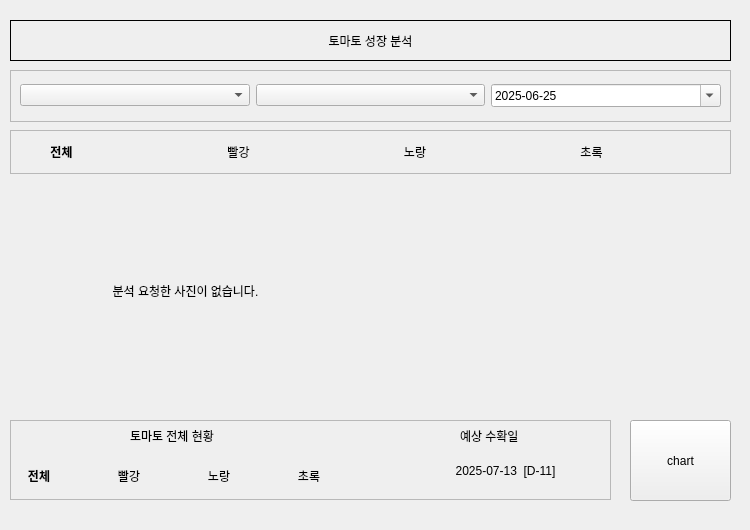
<?xml version="1.0" encoding="UTF-8"?>
<ui version="4.0">
 <class>tomato_history</class>
 <widget class="QWidget" name="tomato_history">
  <property name="geometry">
   <rect>
    <x>0</x>
    <y>0</y>
    <width>750</width>
    <height>530</height>
   </rect>
  </property>
  <property name="windowTitle">
   <string>tomato_history</string>
  </property>
  <widget class="QLabel" name="label_img_after">
   <property name="geometry">
    <rect>
     <x>380</x>
     <y>190</y>
     <width>351</width>
     <height>201</height>
    </rect>
   </property>
   <property name="text">
    <string/>
   </property>
   <property name="alignment">
    <set>Qt::AlignmentFlag::AlignCenter</set>
   </property>
  </widget>
  <widget class="QLabel" name="label_title">
   <property name="geometry">
    <rect>
     <x>10</x>
     <y>20</y>
     <width>721</width>
     <height>41</height>
    </rect>
   </property>
   <property name="frameShape">
    <enum>QFrame::Shape::Box</enum>
   </property>
   <property name="text">
    <string>토마토 성장 분석</string>
   </property>
   <property name="alignment">
    <set>Qt::AlignmentFlag::AlignCenter</set>
   </property>
  </widget>
  <widget class="QFrame" name="frame">
   <property name="geometry">
    <rect>
     <x>10</x>
     <y>420</y>
     <width>601</width>
     <height>80</height>
    </rect>
   </property>
   <property name="frameShape">
    <enum>QFrame::Shape::StyledPanel</enum>
   </property>
   <property name="frameShadow">
    <enum>QFrame::Shadow::Raised</enum>
   </property>
   <widget class="QLabel" name="label_8">
    <property name="geometry">
     <rect>
      <x>120</x>
      <y>0</y>
      <width>111</width>
      <height>31</height>
     </rect>
    </property>
    <property name="text">
     <string>토마토 전체 현황</string>
    </property>
   </widget>
   <widget class="QLabel" name="label_9">
    <property name="geometry">
     <rect>
      <x>450</x>
      <y>0</y>
      <width>81</width>
      <height>31</height>
     </rect>
    </property>
    <property name="text">
     <string>예상 수확일</string>
    </property>
   </widget>
   <widget class="QLabel" name="label_harv_date">
    <property name="geometry">
     <rect>
      <x>430</x>
      <y>30</y>
      <width>131</width>
      <height>41</height>
     </rect>
    </property>
    <property name="text">
     <string>2025-07-13  [D-11]</string>
    </property>
    <property name="alignment">
     <set>Qt::AlignmentFlag::AlignCenter</set>
    </property>
   </widget>
   <widget class="QWidget" name="layoutWidget_8">
    <property name="geometry">
     <rect>
      <x>280</x>
      <y>40</y>
      <width>81</width>
      <height>31</height>
     </rect>
    </property>
    <layout class="QHBoxLayout" name="horizontalLayout_8">
     <item>
      <widget class="QLabel" name="label_13">
       <property name="text">
        <string>초록</string>
       </property>
       <property name="alignment">
        <set>Qt::AlignmentFlag::AlignCenter</set>
       </property>
      </widget>
     </item>
     <item>
      <widget class="QLabel" name="label_total_green_cnt">
       <property name="text">
        <string/>
       </property>
      </widget>
     </item>
    </layout>
   </widget>
   <widget class="QWidget" name="layoutWidget_5">
    <property name="geometry">
     <rect>
      <x>190</x>
      <y>40</y>
      <width>81</width>
      <height>31</height>
     </rect>
    </property>
    <layout class="QHBoxLayout" name="horizontalLayout_5">
     <item>
      <widget class="QLabel" name="label_10">
       <property name="text">
        <string>노랑</string>
       </property>
       <property name="alignment">
        <set>Qt::AlignmentFlag::AlignCenter</set>
       </property>
      </widget>
     </item>
     <item>
      <widget class="QLabel" name="label_total_yellow_cnt">
       <property name="text">
        <string/>
       </property>
      </widget>
     </item>
    </layout>
   </widget>
   <widget class="QWidget" name="layoutWidget_6">
    <property name="geometry">
     <rect>
      <x>100</x>
      <y>40</y>
      <width>81</width>
      <height>31</height>
     </rect>
    </property>
    <layout class="QHBoxLayout" name="horizontalLayout_6">
     <item>
      <widget class="QLabel" name="label_11">
       <property name="text">
        <string>빨강</string>
       </property>
       <property name="alignment">
        <set>Qt::AlignmentFlag::AlignCenter</set>
       </property>
      </widget>
     </item>
     <item>
      <widget class="QLabel" name="label_total_red_cnt">
       <property name="text">
        <string/>
       </property>
      </widget>
     </item>
    </layout>
   </widget>
   <widget class="QWidget" name="layoutWidget_7">
    <property name="geometry">
     <rect>
      <x>10</x>
      <y>40</y>
      <width>81</width>
      <height>31</height>
     </rect>
    </property>
    <layout class="QHBoxLayout" name="horizontalLayout_7">
     <item>
      <widget class="QLabel" name="label_12">
       <property name="font">
        <font>
         <bold>true</bold>
        </font>
       </property>
       <property name="text">
        <string>전체</string>
       </property>
       <property name="alignment">
        <set>Qt::AlignmentFlag::AlignCenter</set>
       </property>
      </widget>
     </item>
     <item>
      <widget class="QLabel" name="label_farm_total_cnt">
       <property name="font">
        <font>
         <bold>true</bold>
        </font>
       </property>
       <property name="text">
        <string/>
       </property>
      </widget>
     </item>
    </layout>
   </widget>
  </widget>
  <widget class="QPushButton" name="Btn_go_chart">
   <property name="geometry">
    <rect>
     <x>630</x>
     <y>420</y>
     <width>101</width>
     <height>81</height>
    </rect>
   </property>
   <property name="text">
    <string>chart</string>
   </property>
  </widget>
  <widget class="QLabel" name="label_img_before">
   <property name="geometry">
    <rect>
     <x>10</x>
     <y>190</y>
     <width>351</width>
     <height>201</height>
    </rect>
   </property>
   <property name="text">
    <string>분석 요청한 사진이 없습니다.</string>
   </property>
   <property name="alignment">
    <set>Qt::AlignmentFlag::AlignCenter</set>
   </property>
  </widget>
  <widget class="QFrame" name="frame_2">
   <property name="geometry">
    <rect>
     <x>10</x>
     <y>130</y>
     <width>721</width>
     <height>44</height>
    </rect>
   </property>
   <property name="frameShape">
    <enum>QFrame::Shape::StyledPanel</enum>
   </property>
   <property name="frameShadow">
    <enum>QFrame::Shadow::Raised</enum>
   </property>
   <layout class="QHBoxLayout" name="horizontalLayout_10">
    <item>
     <layout class="QHBoxLayout" name="horizontalLayout_4">
      <item>
       <widget class="QLabel" name="label_4">
        <property name="font">
         <font>
          <bold>true</bold>
         </font>
        </property>
        <property name="text">
         <string>전체</string>
        </property>
        <property name="alignment">
         <set>Qt::AlignmentFlag::AlignCenter</set>
        </property>
       </widget>
      </item>
      <item>
       <widget class="QLabel" name="label_total_cnt">
        <property name="font">
         <font>
          <bold>true</bold>
         </font>
        </property>
        <property name="text">
         <string/>
        </property>
       </widget>
      </item>
     </layout>
    </item>
    <item>
     <layout class="QHBoxLayout" name="horizontalLayout">
      <item>
       <widget class="QLabel" name="label_5">
        <property name="text">
         <string>빨강</string>
        </property>
        <property name="alignment">
         <set>Qt::AlignmentFlag::AlignCenter</set>
        </property>
       </widget>
      </item>
      <item>
       <widget class="QLabel" name="label_red_cnt">
        <property name="text">
         <string/>
        </property>
       </widget>
      </item>
     </layout>
    </item>
    <item>
     <layout class="QHBoxLayout" name="horizontalLayout_2">
      <item>
       <widget class="QLabel" name="label_6">
        <property name="text">
         <string>노랑</string>
        </property>
        <property name="alignment">
         <set>Qt::AlignmentFlag::AlignCenter</set>
        </property>
       </widget>
      </item>
      <item>
       <widget class="QLabel" name="label_yellow_cnt">
        <property name="text">
         <string/>
        </property>
       </widget>
      </item>
     </layout>
    </item>
    <item>
     <layout class="QHBoxLayout" name="horizontalLayout_3">
      <item>
       <widget class="QLabel" name="label_7">
        <property name="text">
         <string>초록</string>
        </property>
        <property name="alignment">
         <set>Qt::AlignmentFlag::AlignCenter</set>
        </property>
       </widget>
      </item>
      <item>
       <widget class="QLabel" name="label_green_cnt">
        <property name="text">
         <string/>
        </property>
       </widget>
      </item>
     </layout>
    </item>
   </layout>
  </widget>
  <widget class="QFrame" name="frame_3">
   <property name="geometry">
    <rect>
     <x>10</x>
     <y>70</y>
     <width>721</width>
     <height>52</height>
    </rect>
   </property>
   <property name="frameShape">
    <enum>QFrame::Shape::StyledPanel</enum>
   </property>
   <property name="frameShadow">
    <enum>QFrame::Shadow::Raised</enum>
   </property>
   <layout class="QGridLayout" name="gridLayout">
    <item row="0" column="0">
     <layout class="QHBoxLayout" name="horizontalLayout_9">
      <item>
       <widget class="QComboBox" name="comboBox_farm"/>
      </item>
      <item>
       <widget class="QComboBox" name="comboBox_area"/>
      </item>
      <item>
       <widget class="QDateEdit" name="dateEdit">
        <property name="inputMethodHints">
         <set>Qt::InputMethodHint::ImhPreferNumbers</set>
        </property>
        <property name="dateTime">
         <datetime>
          <hour>0</hour>
          <minute>0</minute>
          <second>0</second>
          <year>2025</year>
          <month>6</month>
          <day>25</day>
         </datetime>
        </property>
        <property name="currentSection">
         <enum>QDateTimeEdit::Section::YearSection</enum>
        </property>
        <property name="displayFormat">
         <string>yyyy-MM-dd</string>
        </property>
        <property name="calendarPopup">
         <bool>true</bool>
        </property>
       </widget>
      </item>
     </layout>
    </item>
   </layout>
  </widget>
 </widget>
 <resources/>
 <connections/>
</ui>
